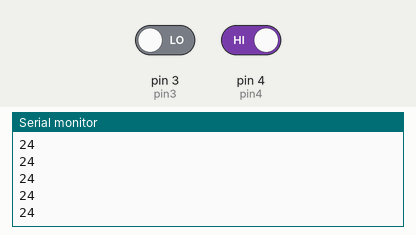
This sketch was run on a simulated Arduino Uno, built with avr-gcc and run on an emulated ATmega328P. Parts: the last lines printed to the serial monitor. The test bench sets the inputs (shaded band); at power-on: pin 3 (pin3) LOW, pin 4 (pin4) HIGH.

Above: at 1.2 s.
1.3 s: pin 3 (pin3) driven HIGH
At 1.46 s:
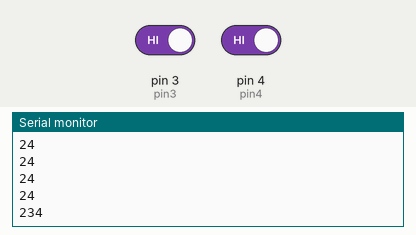
2.8 s: pin 4 (pin4) driven LOW
At 3.06 s:
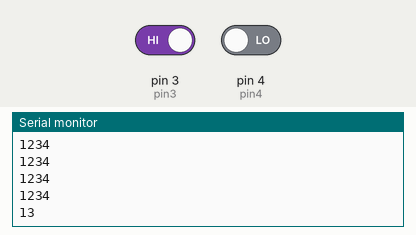
4.3 s: pin 3 (pin3) driven LOW
At 5.5 s:
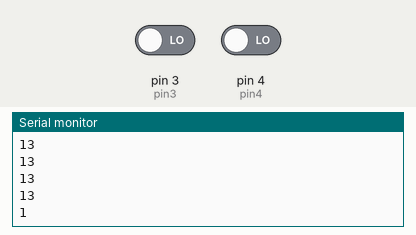
Timing chart, 0 to 7.3 s (numbered marks = the images above; inputs shaded):
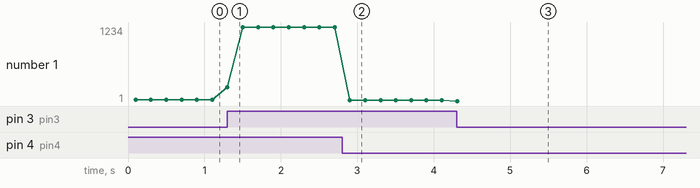

Measured:
- after the input at 1.3 s, the serial monitor: prints a new line at once (image 1)
- after the input at 2.8 s, the serial monitor: prints a new line after 0.10 s (image 2)
- after the input at 4.3 s, the serial monitor: prints a new line at once (image 3)
- plotted number 1: 24 → 1234 after the input at 1.3 s, 1234 → 13 after the input at 2.8 s, 13 → 1 after the input at 4.3 s

The sketch:

sketch_feb09a.ino
```cpp
#define pin3 3
#define pin4 4
#define pin5 5
#define pin6 6

void setup() {
  Serial.begin(9600);
  pinMode(pin3, INPUT);
  pinMode(pin4, INPUT);
  pinMode(pin5, OUTPUT);
  pinMode(pin6, OUTPUT);
}

void loop() {
  String result = "";
  pinMode(pin6, INPUT);
  pinMode(pin5, OUTPUT);
  digitalWrite(pin5, HIGH);

  if (digitalRead(pin3) == 1 && digitalRead(pin4) == 0) {
    result += "1";
  }
  else if (digitalRead(pin3) == 1 && digitalRead(pin4) == 1) {
    result += "12";
  }
  else if (digitalRead(pin3) == 0 && digitalRead(pin4) == 1) {
    result += "2";
  }

  digitalWrite(pin5, LOW);
  pinMode(pin5, INPUT);
  delay(100);
  pinMode(pin6, OUTPUT);

  digitalWrite(pin6, HIGH);
  if (digitalRead(pin3) == 1 && digitalRead(pin4) == 0) {
    result += "3";
  }
  else if (digitalRead(pin3) == 1 && digitalRead(pin4) == 1) {
    result += "34";
  }
  else if (digitalRead(pin3) == 0 && digitalRead(pin4) == 1) {
    result += "4";
  }
  digitalWrite(pin6, LOW);

  if (result.length()!= 0){
    Serial.println(result);
  }
  delay(100);
}
```
